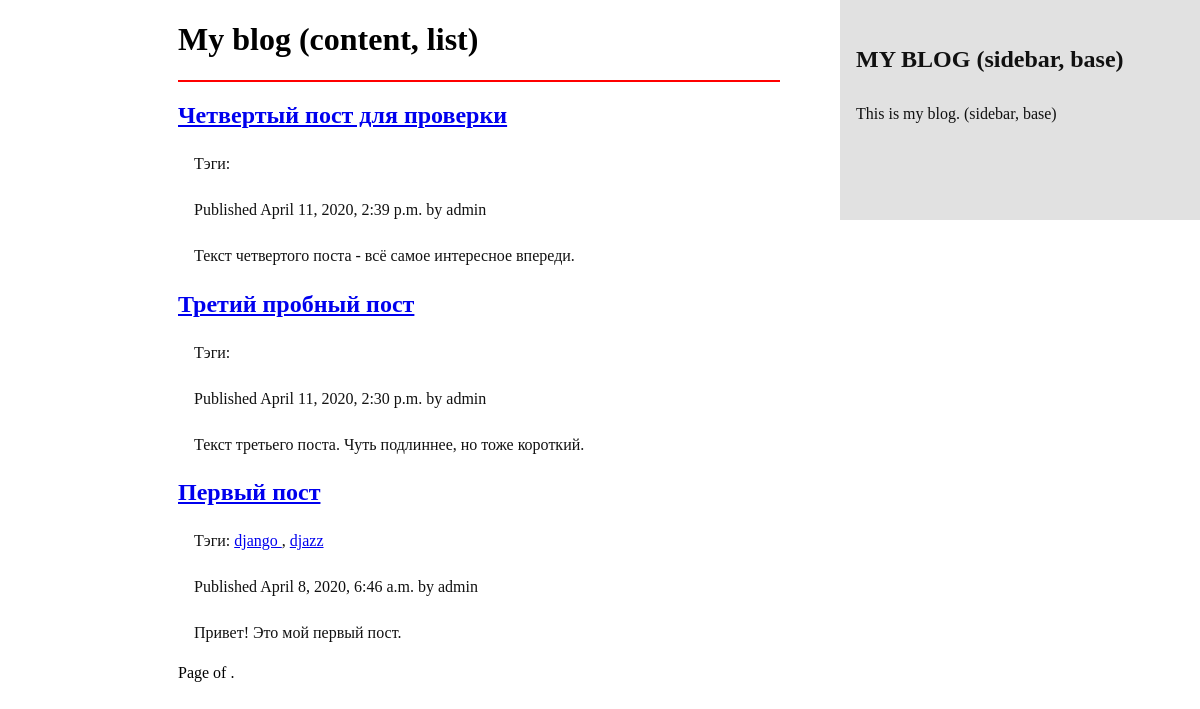
The app's page /, older data.
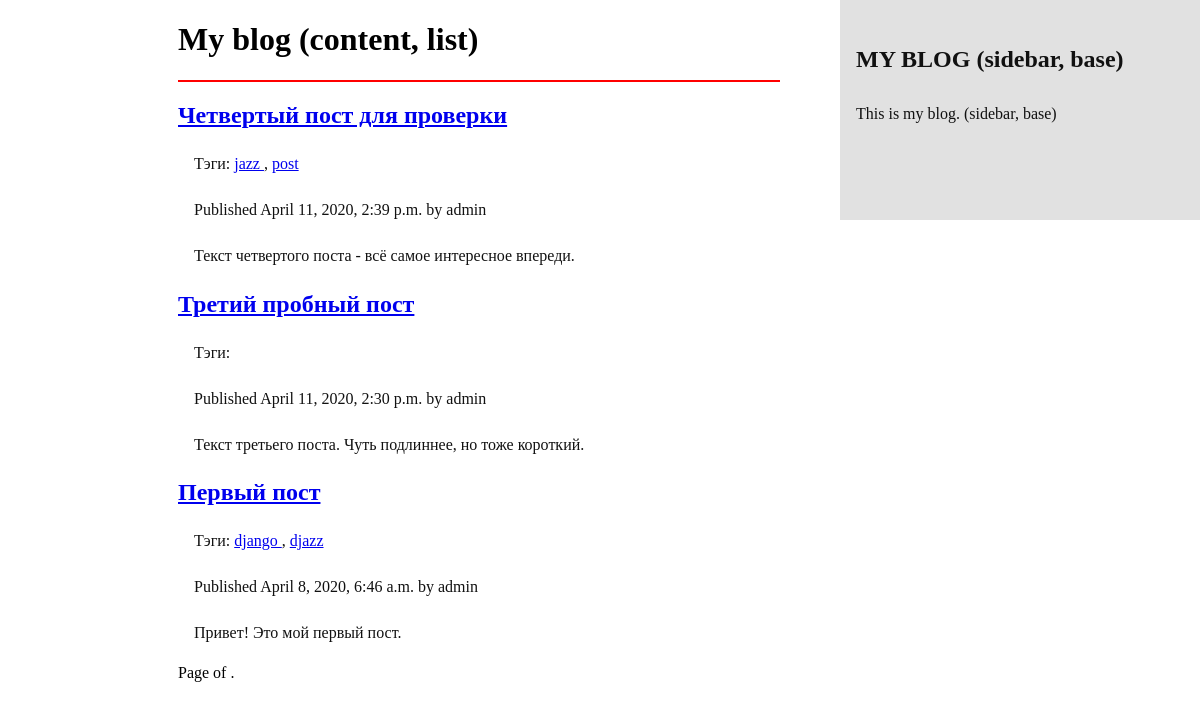
The same page, newer data.
### blog/models.py (models this page shows, shortened)
class Post(models.Model):
    STATUS_CHOICES = (
        ('draft', 'Draft'),
        ('published', 'Published'),
    )
    title = models.CharField(max_length=250)
    slug = models.CharField(max_length=250, unique_for_date='publish')
    author = models.ForeignKey(User, on_delete=models.DO_NOTHING, related_name='blog_posts')
    body = models.TextField()
    publish = models.DateTimeField(default=timezone.now)
    created = models.DateTimeField(auto_now_add=True)
    updated = models.DateTimeField(auto_now=True)
    status = models.CharField(max_length=10, choices=STATUS_CHOICES, default='draft')
    tags = TaggableManager()
    def get_absolute_url(self):
        return reverse('blog:post_detail',
                       args=(self.publish.year,
                             self.publish.strftime('%m'),
                             self.publish.strftime('%d'),
                             self.slug,
                             ))
    class Meta:
        ordering = ('-publish',)

### blog/views.py (the view)
# urls.py: path('',              views.post_list, name='post_list'),         # Вариант на "общих" представлениях (views)
def post_list(request, tag_slug=None):
    object_list = Post.objects.filter(status='published')
    tag = None
    if tag_slug:
        tag = get_object_or_404(Tag, slug=tag_slug)
        object_list = object_list.filter(tags__in=[tag])
    paginator = Paginator(object_list, 3)               # 3 поста на странице
    page = request.GET.get('page')
    try:
        posts = paginator.page(page)
    except PageNotAnInteger:
        posts = paginator.page(1)
    except EmptyPage:
        posts = paginator.page(paginator.num_pages)
    return render(request,
                  'blog/post/list.html',
                  {'page': page,
                   'posts': posts,
                   'tag': tag,
                   })

### templates/blog/post/list.html (shortened to what this page needs)
{% extends "blog/base.html" %}
{% block content %}
    <h1>My blog (content, list)</h1>
    <hr align="left">
    {% for post in posts %}
        <h2>
            <a href="{{ post.get_absolute_url }}">{{ post.title }}</a>
        </h2>
        <p class="tags">
            Тэги:
            {% for tag in post.tags.all %}
                <a href="{% url "blog:post_list_by_tag" tag.slug %}">
                    {{ tag.name }}
                </a>
                {% if not forloop.last %}, {% endif %}
            {% endfor %}
        </p>
        <p class="date">
            Published {{ post.publish }} by {{ post.author }}
        </p>
        {{ post.body|truncatewords:30|linebreaks }}
    {% endfor %}
    {% include "pagination.html" with page=page_obj %}
{% endblock %}

### templates/blog/base.html (shortened to what this page needs)
{% load static %}
<!DOCTYPE html>
<html lang="en">
    <head>
        <link href="{% static "css/blog.css" %}" rel="stylesheet">
    </head>
    <div>
        <div class="main">
            <div id="content">
                {% block content %}
                {% endblock %}
            </div>
        </div>
        <div class="sidenav">
            <div id="sidebar">
                <h2>MY BLOG (sidebar, base)</h2>
                <p>This is my blog. (sidebar, base)</p>
            </div>
        </div>
    </body>
</html>

### templates/pagination.html (shortened to what this page needs)
<div class="pagination">
    <span class="step-links">
        <span class="current">
            Page {{ page.number }} of {{ page.paginator.num_pages }}.
        </span>
    </span>
</div>

### blog/static/css/blog.css (style rules this page uses)
.sidenav { height: 25%; width: 30%; position: fixed; z-index: 1; top: 0; right: 0; background-color: #111; background-color: #e1e1e1 ; overflow-x: hidden; padding-top: 20px; }
.sidenav h2, p { padding: 6px 8px 6px 16px; text-decoration: none; color: #111111; display: block; }
.main { margin-left: 160px; padding: 0px 10px; }
hr { width: 60%; border: none; background-color: red; color: red; height: 2px; }

Row changes from the older to the newer data that the page shows:
added Tag: name "jazz", shown under Post "Четвертый пост для проверки"
added Tag: name "post", shown under Post "Четвертый пост для проверки"
